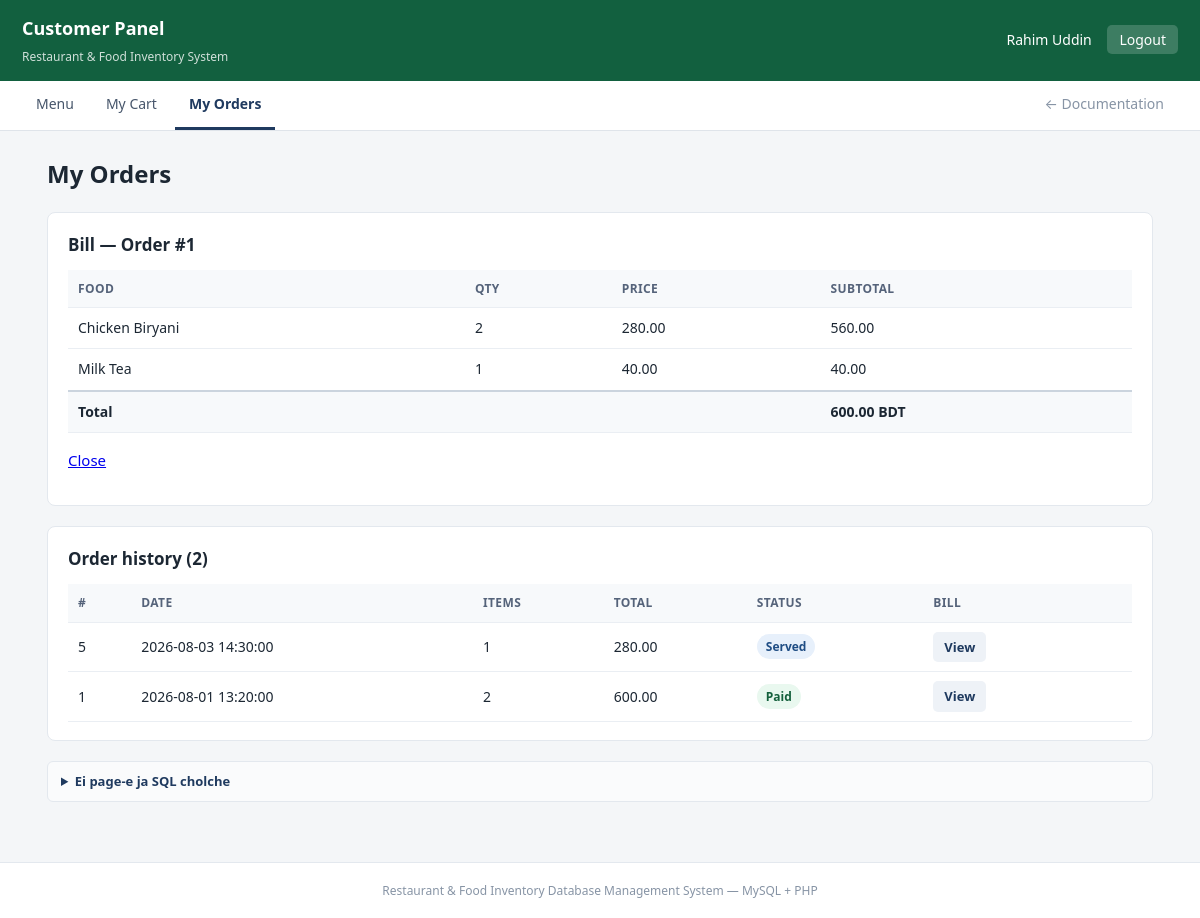
The app's page /customer/my_orders.php?view=1 (signed in) with its own data.
### tables this page shows
CREATE TABLE order_items (
    order_item_id INT AUTO_INCREMENT PRIMARY KEY,
    order_id      INT NOT NULL,
    menu_id       INT NOT NULL,
    quantity      INT NOT NULL,
    price         DECIMAL(10,2) NOT NULL,             
    CHECK (quantity > 0),
    FOREIGN KEY (order_id) REFERENCES orders(order_id)
        ON DELETE CASCADE,
    FOREIGN KEY (menu_id)  REFERENCES menu_items(menu_id)
);

CREATE TABLE menu_items (
    menu_id      INT AUTO_INCREMENT PRIMARY KEY,
    name         VARCHAR(100) NOT NULL UNIQUE,
    category     VARCHAR(30)  NOT NULL,
    price        DECIMAL(10,2) NOT NULL,
    discount     DECIMAL(5,2)  NOT NULL DEFAULT 0,    
    is_available TINYINT(1)   NOT NULL DEFAULT 1,
    CHECK (price > 0),
    CHECK (discount >= 0 AND discount <= 100)
);

CREATE TABLE orders (
    order_id     INT AUTO_INCREMENT PRIMARY KEY,
    customer_id  INT,                                 
    employee_id  INT NOT NULL,
    order_date   DATETIME NOT NULL DEFAULT CURRENT_TIMESTAMP,
    status       VARCHAR(20) NOT NULL DEFAULT 'Pending',
    total_amount DECIMAL(10,2) NOT NULL DEFAULT 0,
    CHECK (status IN ('Pending','Served','Paid','Cancelled')),
    FOREIGN KEY (customer_id) REFERENCES customers(customer_id)
        ON DELETE SET NULL,
    FOREIGN KEY (employee_id) REFERENCES employees(employee_id)
);

### customer/my_orders.php (the view, shortened to what this page needs)
<?php
require __DIR__ . '/../config.php';
$cid = (int)$_SESSION['customer_id'];
$list_sql = "SELECT o.order_id, o.order_date, o.status, o.total_amount,
                    COUNT(oi.order_item_id) AS items
             FROM orders o
             LEFT JOIN order_items oi ON o.order_id = oi.order_id
             WHERE o.customer_id = ?
             GROUP BY o.order_id, o.order_date, o.status, o.total_amount
             ORDER BY o.order_id DESC";
$stmt = $conn->prepare($list_sql);
$stmt->bind_param('i', $cid);
$stmt->execute();
$orders = $stmt->get_result();
$bill = null;
if (!empty($_GET['view'])) {
    $vid = (int)$_GET['view'];
    $b = $conn->prepare(
        "SELECT m.name, oi.quantity, oi.price, (oi.quantity * oi.price) AS subtotal
         FROM order_items oi
         JOIN menu_items m ON oi.menu_id = m.menu_id
         JOIN orders     o ON o.order_id = oi.order_id
         WHERE oi.order_id = ? AND o.customer_id = ?");
    $b->bind_param('ii', $vid, $cid);
    $b->execute();
    $bill = ['id' => $vid, 'rows' => $b->get_result()];
}
require __DIR__ . '/../header.php';
?>
<?php if ($bill): ?>
<div class="card">
  <h2>Bill — Order #<?= (int)$bill['id'] ?></h2>
  <table>
    <tr><th>Food</th><th>Qty</th><th>Price</th><th>Subtotal</th></tr>
    <?php $sum = 0; while ($r = $bill['rows']->fetch_assoc()): $sum += $r['subtotal']; ?>
      <tr><td><?= h($r['name']) ?></td><td><?= (int)$r['quantity'] ?></td>
          <td><?= tk($r['price']) ?></td><td><?= tk($r['subtotal']) ?></td></tr>
    <?php endwhile; ?>
    <tr class="totalrow"><td colspan="3">Total</td><td><?= tk($sum) ?> BDT</td></tr>
  </table>
  <p><a href="my_orders.php">Close</a></p>
</div>
<?php endif; ?>
<div class="card">
  <h2>Order history (<?= $orders->num_rows ?>)</h2>
  <?php if ($orders->num_rows === 0): ?>
    <p class="hint">Ekhono kono order koro nai. <a href="menu.php">Menu dekho &rarr;</a></p>
  <?php else: ?>
  <table>
    <tr><th>#</th><th>Date</th><th>Items</th><th>Total</th><th>Status</th><th>Bill</th><th></th></tr>
    <?php while ($o = $orders->fetch_assoc()): ?>
    <tr>
      <td><?= (int)$o['order_id'] ?></td>
      <td><?= h($o['order_date']) ?></td>
      <td><?= (int)$o['items'] ?></td>
      <td><?= tk($o['total_amount']) ?></td>
      <td><span class="badge <?= strtolower($o['status']) ?>"><?= h($o['status']) ?></span></td>
      <td><a class="sm btnlink" href="?view=<?= (int)$o['order_id'] ?>">View</a></td>
      <td>
      </td>
    </tr>
    <?php endwhile; ?>
  </table>
  <?php endif; ?>
</div>
<?php
require __DIR__ . '/../footer.php';

### panel.css (style rules this page uses)
* { box-sizing: border-box; }
body { margin: 0; font: 15px/1.6 system-ui, -apple-system, "Segoe UI", Roboto, sans-serif; background: #f4f6f8; color: #1c2733; }
.card { background: #fff; border: 1px solid #e3e8ee; border-radius: 8px; padding: 18px 20px; margin-bottom: 20px; }
.card h2 { font-size: 17px; margin: 0 0 12px; }
.btnlink { display: inline-block; padding: 5px 11px; font-size: 13px; font-weight: 600; background: #eef2f7; color: #1f3a5f; border-radius: 5px; text-decoration: none; }
table { width: 100%; border-collapse: collapse; font-size: 14px; }
th, td { padding: 9px 10px; text-align: left; border-bottom: 1px solid #eaeef3; }
th { background: #f7f9fb; font-size: 12px; text-transform: uppercase; letter-spacing: .4px; color: #55637a; }
.totalrow td { font-weight: 700; background: #f7f9fb; border-top: 2px solid #cbd4de; }
.badge { display: inline-block; padding: 3px 9px; border-radius: 20px; font-size: 12px; font-weight: 600; }
.badge.served { background: #e7f0fb; color: #1f4d84; }
.badge.paid { background: #e9f8ef; color: #14603c; }

### records on screen
order_items: menu.name "Chicken Biryani", quantity "2", price "280.00", subtotal "560.00"
order_items: menu.name "Milk Tea", quantity "1", price "40.00", subtotal "40.00"
orders: order_id "5", order_date "2026-08-03 14:30:00", items "1", total_amount "280.00", status "Served"
orders: order_id "1", order_date "2026-08-01 13:20:00", items "2", total_amount "600.00", status "Paid"

### other values on screen
$uname "Rahim Uddin"
$label "Menu"
$label "My Cart"
$label "My Orders"
$page_title "My Orders"
$bill['id'] "1"
tk($sum) "600.00"
$orders->num_rows "2"
